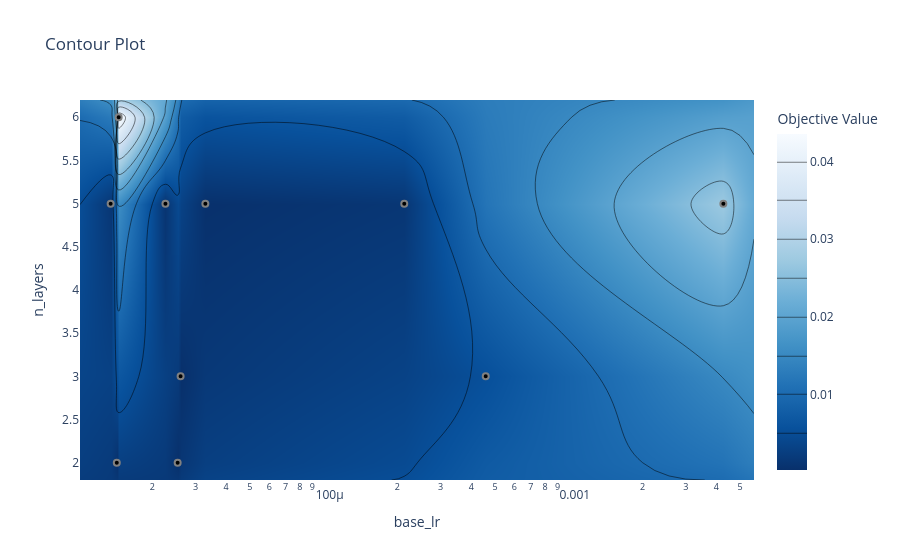

The code cell stored with this chart in its notebook:
### Code cell
fig = optuna.visualization.plot_contour(study, params=['base_lr', 'n_layers'])
fig.show()

### Figure 1 — Plotly figure (JSON) as saved in the notebook; plotly's stock layout.template omitted (floating-point values rounded to 4 significant figures)
{"data": [{"colorbar": {"title": {"text": "Objective Value"}}, "colorscale": [[0, "rgb(247,251,255)"], [0.125, "rgb(222,235,247)"], [0.25, "rgb(198,219,239)"], [0.375, "rgb(158,202,225)"], [0.5, "rgb(107,174,214)"], [0.625, "rgb(66,146,198)"], [0.75, "rgb(33,113,181)"], [0.875, "rgb(8,81,156)"], [1, "rgb(8,48,107)"]], "connectgaps": true, "contours": {"coloring": "heatmap"}, "hoverinfo": "none", "line": {"smoothing": 1.3}, "reversescale": true, "type": "contour", "x": [1.014e-05, 1.352e-05, 1.433e-05, 1.458e-05, 2.263e-05, 2.538e-05, 2.609e-05, 3.292e-05, 0.0002132, 0.0004583, 0.004271, 0.005695], "y": [1.8, 2, 3, 5, 6, 6.2], "z": [[null, null, null, null, null, null, null, null, null, null, null, null], [null, null, 0.000474, null, null, 0.0003322, null, null, null, null, null, null], [null, null, null, null, null, null, 0.000261, null, null, 0.005409, null, null], [null, 0.001283, null, null, 0.000925, null, null, 0.0003985, 0.00129, null, 0.02711, null], [null, null, null, 0.04356, null, null, null, null, null, null, null, null], [null, null, null, null, null, null, null, null, null, null, null, null]]}, {"marker": {"color": "black", "line": {"color": "Gray", "width": 2}}, "mode": "markers", "name": "Feasible Trial", "showlegend": false, "type": "scatter", "x": [0.0002132, 2.263e-05, 2.609e-05, 1.352e-05, 0.0004583, 0.004271, 1.458e-05, 1.433e-05, 3.292e-05, 2.538e-05], "y": [5, 5, 3, 5, 3, 5, 6, 2, 5, 2]}, {"marker": {"color": "#cccccc", "line": {"color": "Gray", "width": 2}}, "mode": "markers", "name": "Infeasible Trial", "showlegend": false, "type": "scatter", "x": [], "y": []}], "layout": {"title": {"text": "Contour Plot"}, "xaxis": {"range": [-4.994, -2.244], "title": {"text": "base_lr"}, "type": "log"}, "yaxis": {"range": [1.8, 6.2], "title": {"text": "n_layers"}}}}
